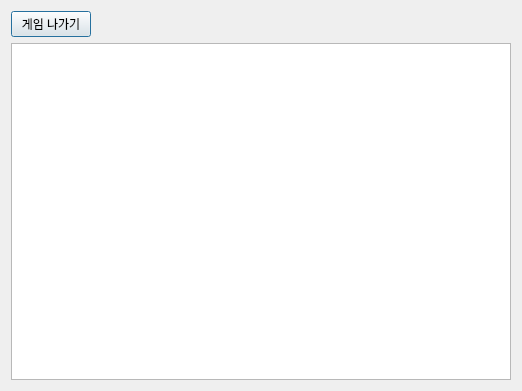
<?xml version="1.0" encoding="UTF-8"?>
<ui version="4.0">
 <class>LANDialog</class>
 <widget class="QDialog" name="LANDialog">
  <property name="geometry">
   <rect>
    <x>0</x>
    <y>0</y>
    <width>522</width>
    <height>391</height>
   </rect>
  </property>
  <property name="windowTitle">
   <string>LAN 게임 - melonDS</string>
  </property>
  <layout class="QVBoxLayout" name="verticalLayout">
   <item>
    <layout class="QHBoxLayout" name="horizontalLayout">
     <property name="leftMargin">
      <number>0</number>
     </property>
     <item>
      <widget class="QPushButton" name="btnLeaveGame">
       <property name="text">
        <string>게임 나가기</string>
       </property>
      </widget>
     </item>
     <item>
      <spacer name="horizontalSpacer">
       <property name="orientation">
        <enum>Qt::Orientation::Horizontal</enum>
       </property>
       <property name="sizeHint" stdset="0">
        <size>
         <width>40</width>
         <height>20</height>
        </size>
       </property>
      </spacer>
     </item>
    </layout>
   </item>
   <item>
    <widget class="QTreeView" name="tvPlayerList"/>
   </item>
  </layout>
 </widget>
 <resources/>
 <connections/>
</ui>
